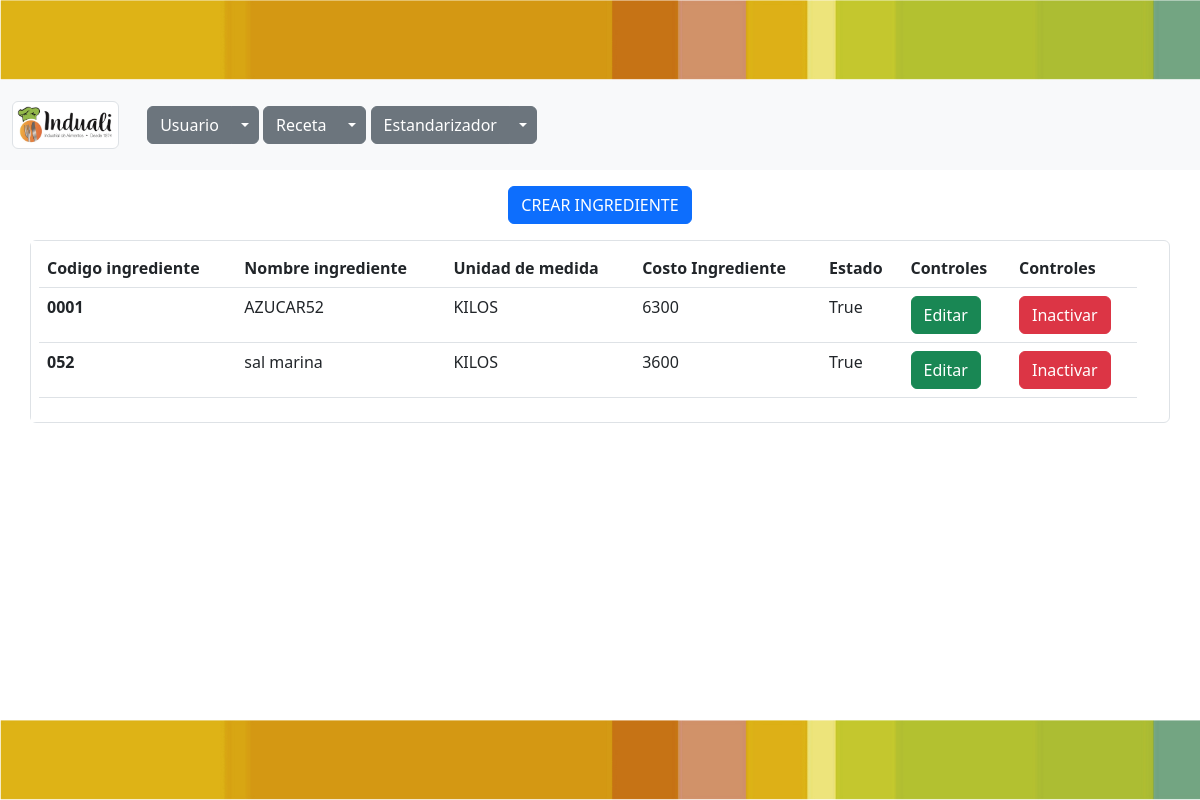
The page /ingrediente/ on the database its author committed.
### ingrediente/models.py (models this page shows, shortened)
class Ingrediente (models.Model):
    codIngrediente=models.CharField(max_length=50, verbose_name="Codigo Ingrediente")
    nomIngrediente=models.CharField(max_length=50, verbose_name="Nombre Ingrediente")
    unidadMedida=models.CharField(max_length=50, verbose_name="Unidad de Medida")
    costoIngrediente=models.CharField(max_length=50, verbose_name="Costo Ingrediente")
    estado = models.BooleanField (default=True,verbose_name="Estado")
    class Meta:
        verbose_name = "Ingrediente"
        verbose_name_plural = "Ingredientes"

### ingrediente/views.py (the view)
# urls.py: path('ingrediente/', include('ingrediente.urls')),
def ingrediente(request):
    ingrediente = Ingrediente.objects.all()
    return render(request, 'ingrediente/ingrediente.html', {'ingrediente': ingrediente})

### base/templates/ingrediente/ingrediente.html (shortened to what this page needs)
{% extends 'partials/body.html' %}
{% block contenido %}
<center>
  <form class="form-inline my-3 my-lg-3">
    <a href="{% url 'ingrediente-crear'%}" class="btn btn-primary"> CREAR INGREDIENTE
    </a>
  </form>
</center>
<section class="col-lg-12 table">
  <div class="container-text-center bg-white text-dark row g-6 border rounded">
    <div class="row align-items-start">
      <div class="col-12 table-responsive">
        <table class="table" id="tabla-general">
          <thead class="thead-dark">
            <tr>
              <th scope="col">Codigo ingrediente</th>
              <th scope="col">Nombre ingrediente</th>
              <th scope="col">Unidad de medida</th>
              <th scope="col">Costo Ingrediente</th>
              <th scope="col">Estado</th>
              <th scope="col">Controles</th>
              <th scope="col">Controles</th>
            </tr>
          </thead>
          <tbody id="tblIngredientes">
            {% for items in ingrediente%}
            {% if items.estado == True %}
            <tr>
              <th scope="row">{{items.codIngrediente}}</th>
              <td>{{items.nomIngrediente}}</td>
              <td>{{items.unidadMedida}}</td>
              <td>{{items.costoIngrediente}}</td>
              <td>{{items.estado}}</td>
              <td>
                <button type="button" class="btn btn-success" data-bs-toggle="modal" data-bs-target="#exampleModal">
                  Editar
                </button>
              </td>
              <td>
                <button type="button" class="btn btn-danger" data-bs-toggle="modal" data-bs-target="#InactivarModal">
                  Inactivar
                </button>
              </td>
            </tr>
            {% endif %}
            {% endfor %}
          </tbody>
        </table>
      </div>
    </div>
  </div>
</section>
{% endblock contenido %}

### static/css/estilos.css (style rules this page uses)
* { margin: 0px; padding: 0px; }
body { height: 400px; background-image: url("https://3.bp.blogspot.com/-jx4iOrTkN-o/XGCM5wiWqpI/AAAAAAAAEfQ/oenvBoXaPMsaI-XV9bFCwF-aWsKCs1f2QCLcBGAs/s1600/alimentos-ricos-en-minerales.jpg"); background-size: cover; background-repeat: no-repeat; background-attachment: fixed; display: grid; min-height: 100vh; grid-template-rows: 80px 90px auto 80px; position: relative; }

### rows shown on the page
Ingrediente: codIngrediente "0001", nomIngrediente "AZUCAR52", unidadMedida "KILOS", costoIngrediente "6300", estado "True"
Ingrediente: codIngrediente "052", nomIngrediente "sal marina", unidadMedida "KILOS", costoIngrediente "3600", estado "True"
